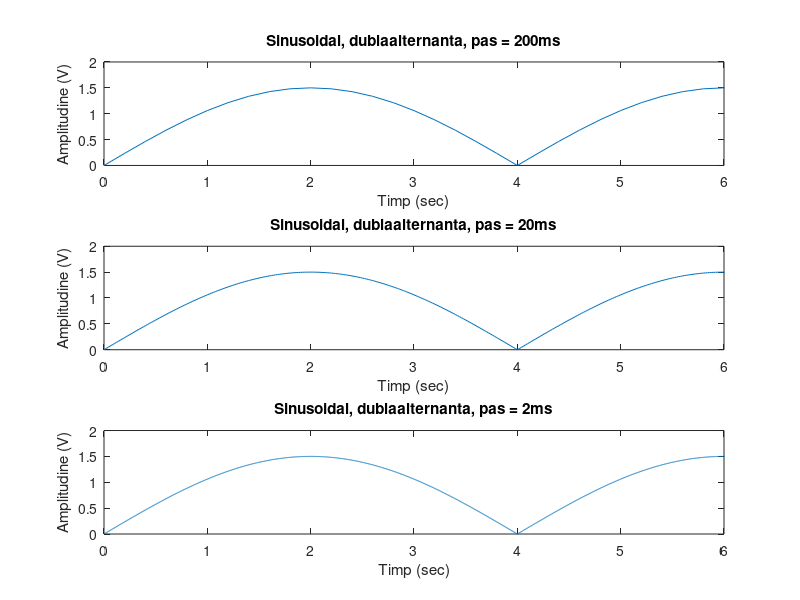

The MATLAB script that drew this image:
%formam un vector de la 0 la 100 cu ajutorul pasului 0.2 (rezolutie 200 ms)
t1 = 0 : 0.2 : 100;                   
s1 = abs(1.5 * sin(1 * pi * 0.25 * t1));	%se realizeaza un semnal sinusoidal, valorile negative vor fi transformate in pozitive
subplot(3, 1, 1);
plot(t1, s1)	%se afiseaza primul grafic
axis([0 6 0 2]); 	%realizam limitele axelor
xlabel('Timp (sec)')	%numim axa X
ylabel('Amplitudine (V)')
title('Sinusoidal, dublaalternanta, pas = 200ms')

%formam  un vector de la 0 la 100 cu ajutorul pasului 0.02 (rezolutie 20 ms)
t2 = 0 : 0.02 : 100;                   
s2 = abs(1.5 * sin(1 * pi * 0.25 * t2)); 
subplot(3, 1, 2);
plot(t2, s2)
axis([0 6 0 2]);
xlabel('Timp (sec)')
ylabel('Amplitudine (V)')
title('Sinusoidal, dublaalternanta, pas = 20ms')

%formam un vector de la 0 la 100 cu ajutorul  pasului 0.002 (rezolutie 2 ms)
t3 = 0 : 0.002 : 100;                   
s3 = abs(1.5 * sin(1 * pi * 0.25 * t3)); 
subplot(3, 1, 3);
plot(t3, s3)
axis([0 6 0 2]);
xlabel('Timp (sec)')
ylabel('Amplitudine (V)')
title('Sinusoidal, dublaalternanta, pas = 2ms')
